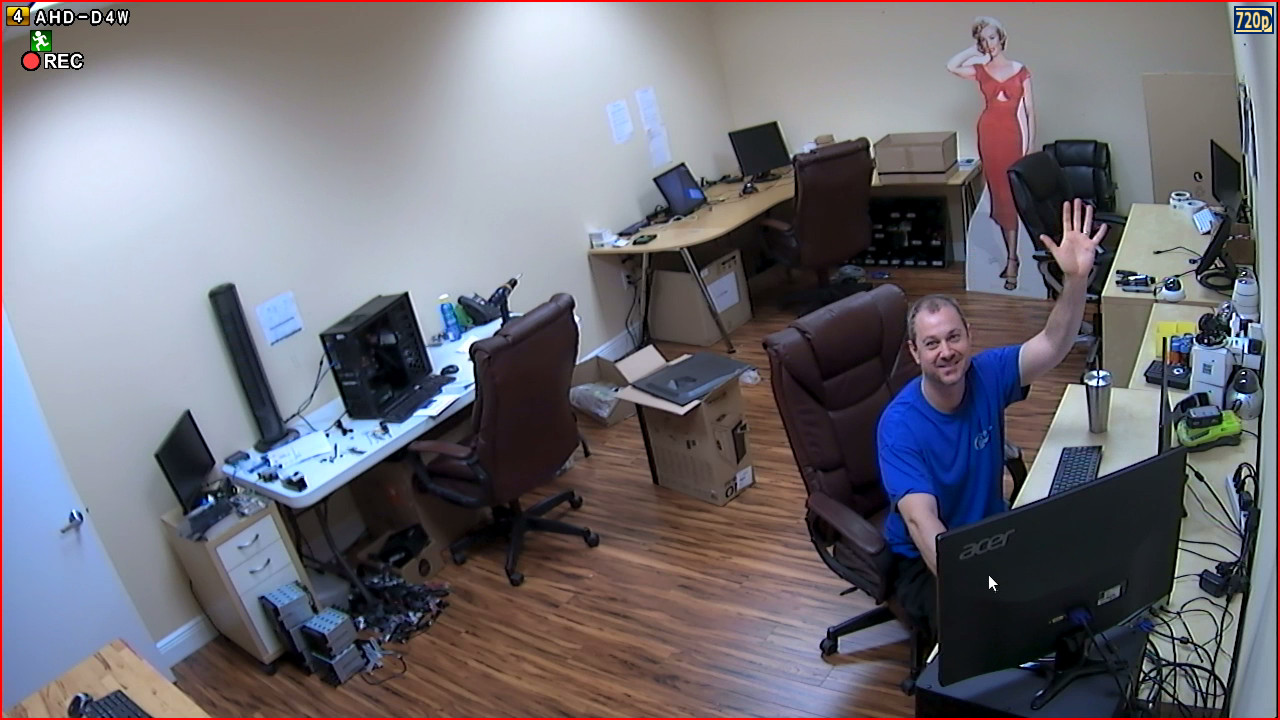
#> input picture CCtv/7.jpg, 1280 x 720 px
$ python detect_face.py   (older library calls are emulated)
#> lines starting #> are read from the running program, lines starting #| are printed output that depends on the picture; after the words box and inside, x2 and y2 are one past the last pixel; in counts of white or black regions, pixels touching at a corner belong together
# USAGE
# python detect_face.py

# import the necessary packages
import cv2

# load our image and convert it to grayscale
image = cv2.imread("7.jpg")
#> image is the input picture: shape (720, 1280, 3); mean B, G, R 118, 109.8, 112.1
gray = cv2.cvtColor(image, cv2.COLOR_BGR2GRAY)
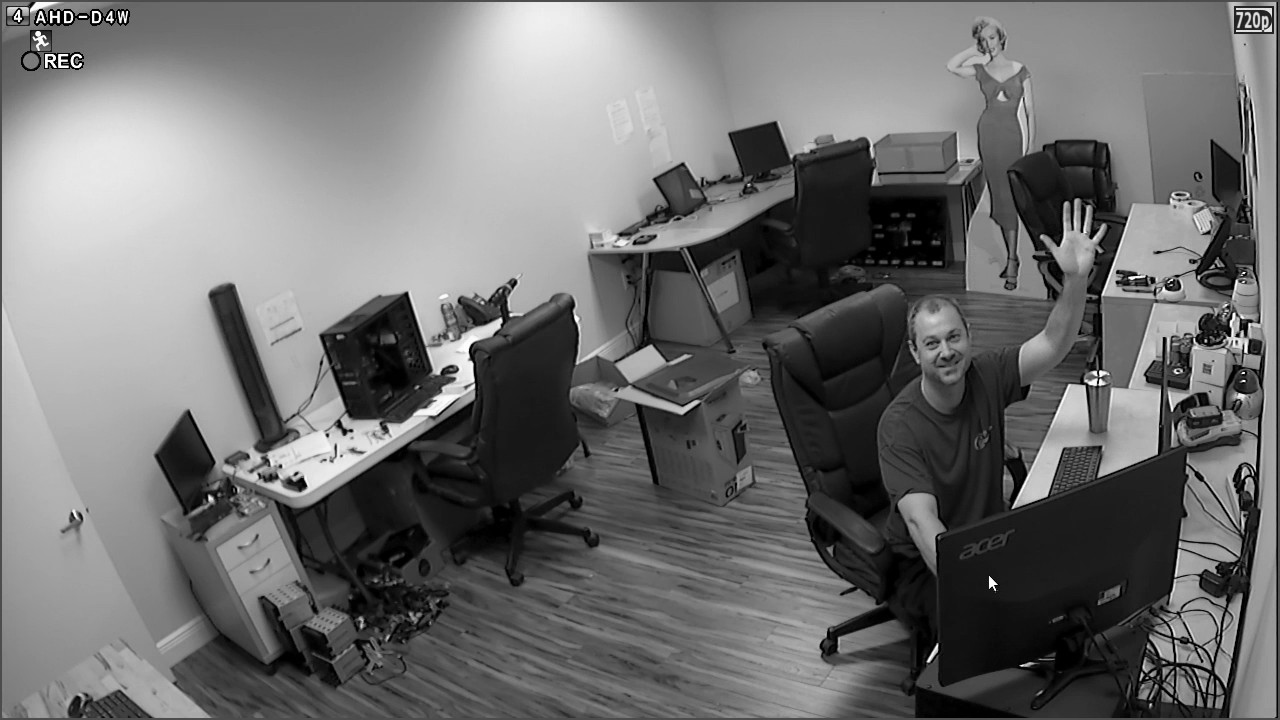
#> gray: shape (720, 1280); min 0, max 255, mean 111.4

# load the face detector and detect faces in the image
detector = cv2.CascadeClassifier("haarcascade_frontalface_default.xml")
rects = detector.detectMultiScale(gray, scaleFactor=1.05, minNeighbors=7,
	minSize=(30, 30), flags=cv2.cv.CV_HAAR_SCALE_IMAGE)
#> rects = [[969, 67, 63, 63], [908, 312, 72, 72], [208, 513, 77, 77], [1113, 152, 124, 124]]

# loop over the faces and draw a rectangle surrounding eac
for (x, y, w, h) in rects:
	cv2.rectangle(image, (x, y), (x + w, y + h), (0, 255, 0), 2)
#> this loop made 4 passes
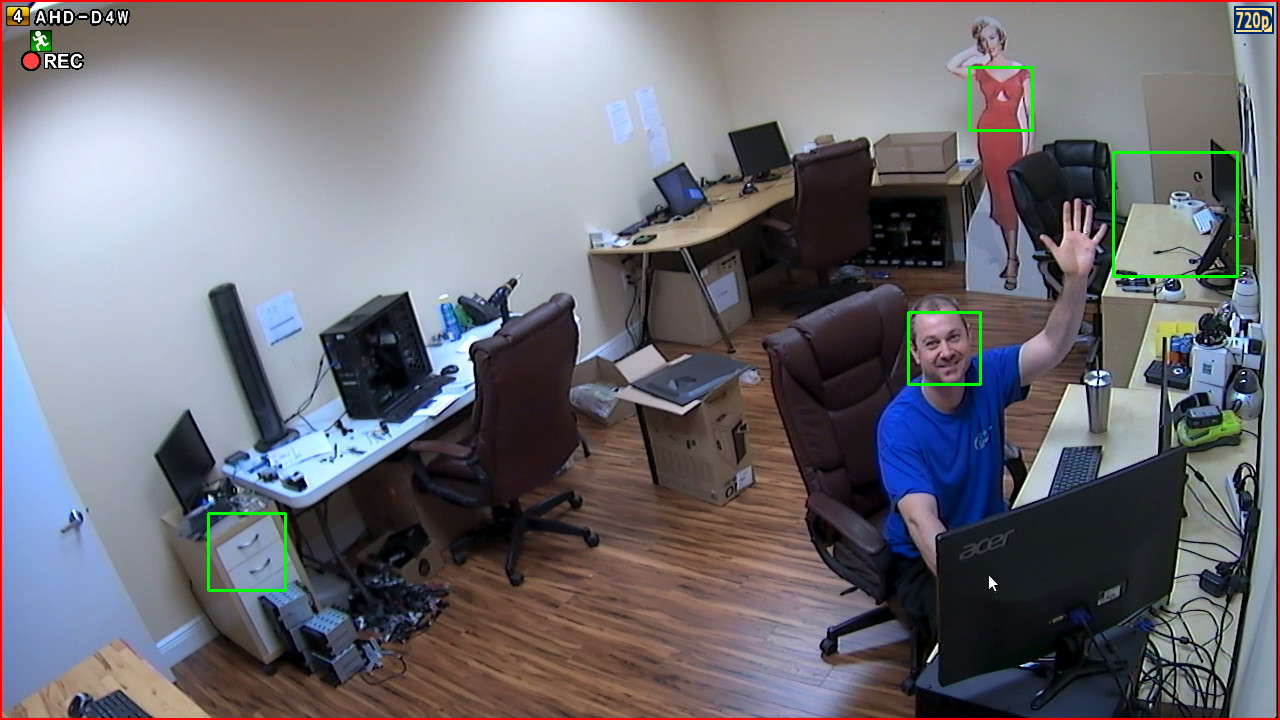
#> image: shape (720, 1280, 3); 0.44% of pixels changed, all inside (x1, y1, x2, y2) = (207, 66, 1239, 592)

# show the detected faces
cv2.imshow("Faces", image)
cv2.waitKey(0)

$ run again, with CCtv/1.jpg copied over CCtv/7.jpg
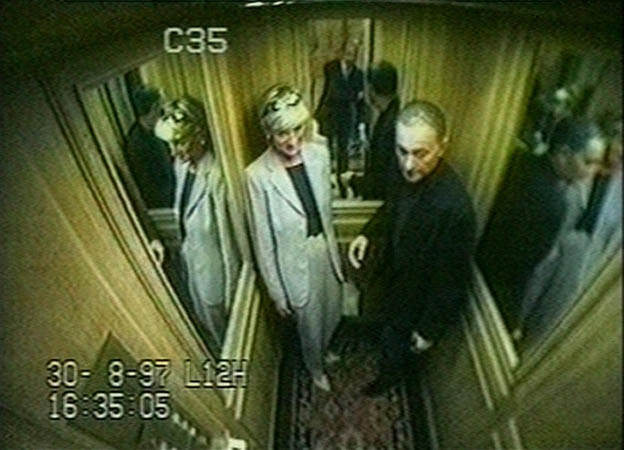
#> input picture CCtv/1.jpg, 624 x 450 px
#> image is the input picture: shape (450, 624, 3); mean B, G, R 45.8, 81.4, 70.4
#> `gray = cv2.cvtColor(image, cv2.COLOR_BGR2GRAY)`:
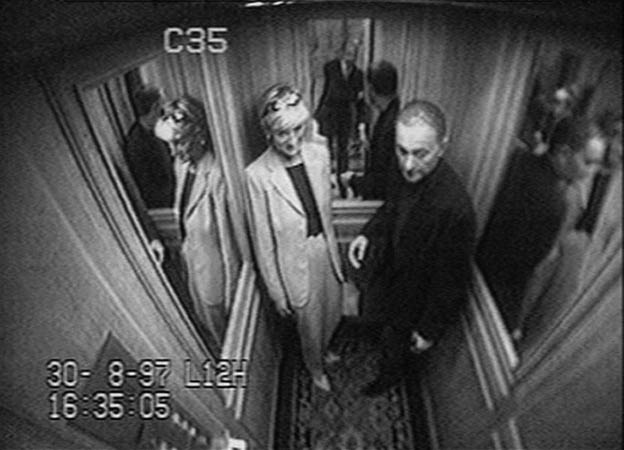
#> gray: shape (450, 624); min 0, max 251, mean 74.1
#> rects = [[387, 133, 50, 50]]
#> the loop `for (x, y, w, h) in rects:` made 1 pass
#> after the loop `for (x, y, w, h) in rects:`:
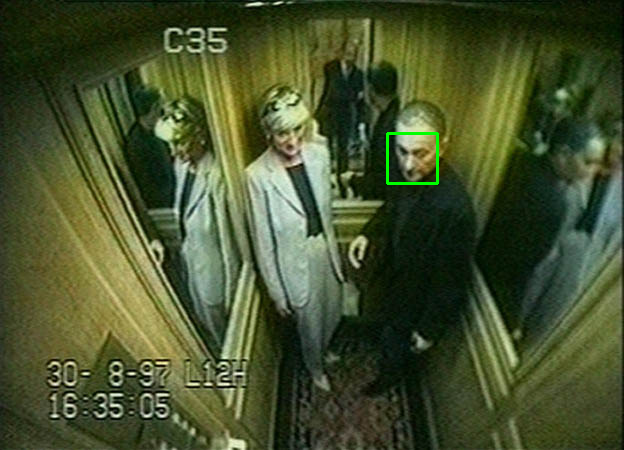
#> image: shape (450, 624, 3); 0.21% of pixels changed, all inside (x1, y1, x2, y2) = (386, 132, 439, 185)

$ run again, with CCtv/2.jpg copied over CCtv/7.jpg
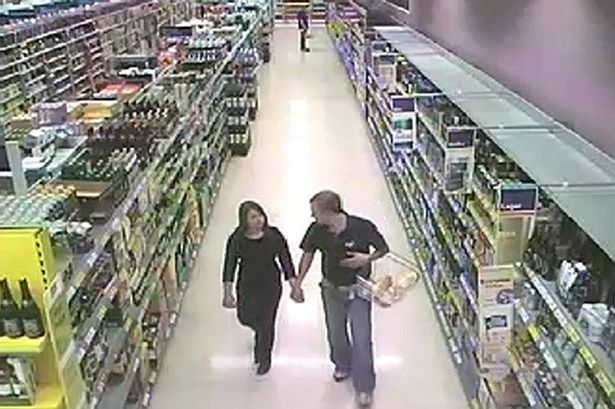
#> input picture CCtv/2.jpg, 615 x 409 px
#> image is the input picture: shape (409, 615, 3); mean B, G, R 140.1, 147.6, 149.5
#> `gray = cv2.cvtColor(image, cv2.COLOR_BGR2GRAY)`:
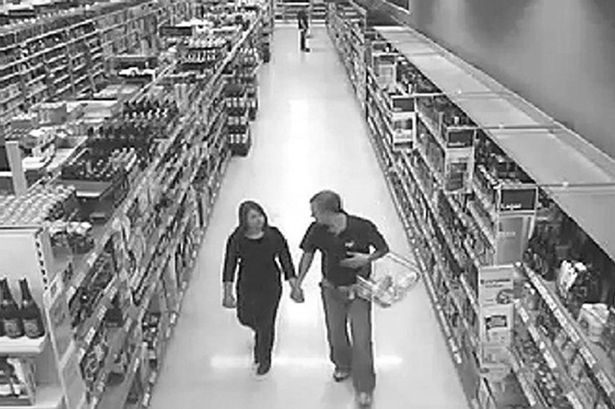
#> gray: shape (409, 615); min 0, max 255, mean 147.3
#> rects = ()
